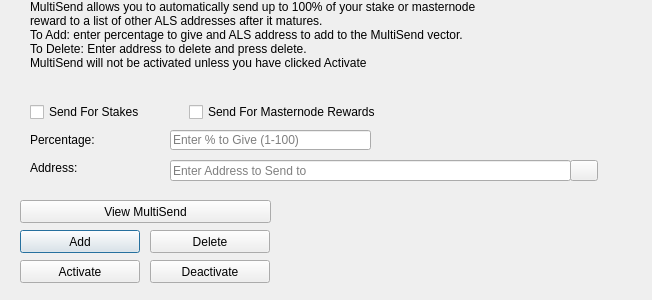
<?xml version="1.0" encoding="UTF-8"?>
<ui version="4.0">
 <class>MultiSendDialog</class>
 <widget class="QDialog" name="MultiSendDialog">
  <property name="windowModality">
   <enum>Qt::NonModal</enum>
  </property>
  <property name="geometry">
   <rect>
    <x>0</x>
    <y>0</y>
    <width>652</width>
    <height>300</height>
   </rect>
  </property>
  <property name="windowTitle">
   <string>MultiSend</string>
  </property>
  <widget class="QLineEdit" name="multiSendPercentEdit">
   <property name="geometry">
    <rect>
     <x>170</x>
     <y>130</y>
     <width>201</width>
     <height>20</height>
    </rect>
   </property>
   <property name="toolTip">
    <string>Enter whole numbers 1 - 100</string>
   </property>
   <property name="placeholderText">
    <string>Enter % to Give (1-100)</string>
   </property>
  </widget>
  <widget class="QLineEdit" name="multiSendAddressEdit">
   <property name="geometry">
    <rect>
     <x>170</x>
     <y>160</y>
     <width>401</width>
     <height>21</height>
    </rect>
   </property>
   <property name="toolTip">
    <string/>
   </property>
   <property name="placeholderText">
    <string>Enter Address to Send to</string>
   </property>
  </widget>
  <widget class="QLabel" name="label_2">
   <property name="geometry">
    <rect>
     <x>30</x>
     <y>0</y>
     <width>451</width>
     <height>121</height>
    </rect>
   </property>
   <property name="lineWidth">
    <number>1</number>
   </property>
   <property name="text">
    <string>MultiSend allows you to automatically send up to 100% of your stake or masternode reward to a list of other ALS addresses after it matures.
To Add: enter percentage to give and ALS address to add to the MultiSend vector.
To Delete: Enter address to delete and press delete.
MultiSend will not be activated unless you have clicked Activate</string>
   </property>
   <property name="alignment">
    <set>Qt::AlignLeading|Qt::AlignLeft|Qt::AlignTop</set>
   </property>
   <property name="wordWrap">
    <bool>true</bool>
   </property>
  </widget>
  <widget class="QLabel" name="message">
   <property name="geometry">
    <rect>
     <x>290</x>
     <y>200</y>
     <width>351</width>
     <height>91</height>
    </rect>
   </property>
   <property name="text">
    <string/>
   </property>
  </widget>
  <widget class="QPushButton" name="addButton">
   <property name="geometry">
    <rect>
     <x>20</x>
     <y>230</y>
     <width>120</width>
     <height>23</height>
    </rect>
   </property>
   <property name="toolTip">
    <string/>
   </property>
   <property name="statusTip">
    <string>Add to MultiSend Vector</string>
   </property>
   <property name="text">
    <string>Add</string>
   </property>
  </widget>
  <widget class="QPushButton" name="disableButton">
   <property name="geometry">
    <rect>
     <x>150</x>
     <y>260</y>
     <width>120</width>
     <height>23</height>
    </rect>
   </property>
   <property name="statusTip">
    <string>Deactivate MultiSend</string>
   </property>
   <property name="text">
    <string>Deactivate</string>
   </property>
  </widget>
  <widget class="QPushButton" name="addressBookButton">
   <property name="geometry">
    <rect>
     <x>570</x>
     <y>160</y>
     <width>28</width>
     <height>21</height>
    </rect>
   </property>
   <property name="toolTip">
    <string>Choose an address from the address book</string>
   </property>
   <property name="text">
    <string/>
   </property>
   <property name="icon">
    <iconset resource="../alanis.qrc">
     <normaloff>:/icons/address-book</normaloff>:/icons/address-book</iconset>
   </property>
   <property name="shortcut">
    <string>Alt+A</string>
   </property>
   <property name="autoDefault">
    <bool>false</bool>
   </property>
  </widget>
  <widget class="QLabel" name="label">
   <property name="geometry">
    <rect>
     <x>30</x>
     <y>130</y>
     <width>121</width>
     <height>20</height>
    </rect>
   </property>
   <property name="toolTip">
    <string>Percentage of stake to send</string>
   </property>
   <property name="text">
    <string>Percentage:</string>
   </property>
  </widget>
  <widget class="QLabel" name="label_5">
   <property name="geometry">
    <rect>
     <x>30</x>
     <y>160</y>
     <width>111</width>
     <height>16</height>
    </rect>
   </property>
   <property name="toolTip">
    <string>Address to send portion of stake to</string>
   </property>
   <property name="text">
    <string>Address:</string>
   </property>
  </widget>
  <widget class="QPushButton" name="deleteButton">
   <property name="geometry">
    <rect>
     <x>150</x>
     <y>230</y>
     <width>120</width>
     <height>23</height>
    </rect>
   </property>
   <property name="toolTip">
    <string/>
   </property>
   <property name="statusTip">
    <string>Delete Address From MultiSend Vector</string>
   </property>
   <property name="text">
    <string>Delete</string>
   </property>
  </widget>
  <widget class="QPushButton" name="activateButton">
   <property name="geometry">
    <rect>
     <x>20</x>
     <y>260</y>
     <width>120</width>
     <height>23</height>
    </rect>
   </property>
   <property name="statusTip">
    <string>Activate MultiSend</string>
   </property>
   <property name="text">
    <string>Activate</string>
   </property>
  </widget>
  <widget class="QPushButton" name="viewButton">
   <property name="geometry">
    <rect>
     <x>20</x>
     <y>200</y>
     <width>251</width>
     <height>23</height>
    </rect>
   </property>
   <property name="toolTip">
    <string/>
   </property>
   <property name="statusTip">
    <string>View MultiSend Vector</string>
   </property>
   <property name="text">
    <string>View MultiSend</string>
   </property>
  </widget>
  <widget class="QWidget" name="horizontalLayoutWidget">
   <property name="geometry">
    <rect>
     <x>30</x>
     <y>100</y>
     <width>351</width>
     <height>24</height>
    </rect>
   </property>
   <layout class="QHBoxLayout" name="horizontalLayout">
    <item>
     <widget class="QCheckBox" name="multiSendStakeCheckBox">
      <property name="text">
       <string>Send For Stakes</string>
      </property>
     </widget>
    </item>
    <item>
     <widget class="QCheckBox" name="multiSendMasternodeCheckBox">
      <property name="text">
       <string>Send For Masternode Rewards</string>
      </property>
     </widget>
    </item>
   </layout>
  </widget>
 </widget>
 <resources>
  <include location="../alanis.qrc"/>
 </resources>
 <connections/>
</ui>
